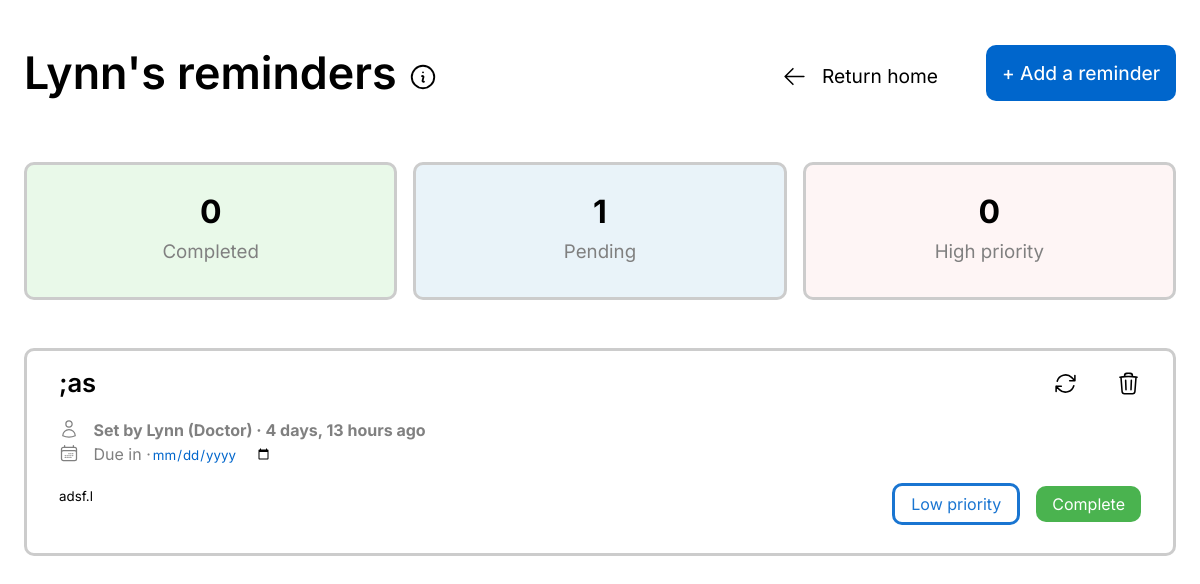
Page /reminders/ (signed in) on the committed database.
### reminders/models.py (models this page shows, shortened)
class Reminder(models.Model):
    user = models.ManyToManyField(User, related_name='reminders')
    title = models.CharField(max_length=100)
    content = models.TextField()
    date_added = models.DateTimeField(auto_now_add=True)
    due_date = models.DateTimeField(null=True, blank=True)
    is_completed = models.BooleanField(default=False)
    created_by = models.ForeignKey(User, on_delete=models.CASCADE, null=True, blank=True)

### authenticate/models.py (models this page shows, shortened)
class Account(models.Model):
    user = models.OneToOneField(User, on_delete=models.CASCADE)
    role = models.CharField(max_length=20, choices=[('Doctor', 'Doctor'), ('Patient', 'Patient')], default='Patient')
    date_of_birth = models.DateField(null=True, blank=True)
    gender = models.CharField(choices=[('Male', 'Male'), ('Female', 'Female')], default='Male')
    full_name = models.CharField(max_length=100, default='')

### reminders/views.py (the view)
# urls.py: path('', views.reminders_dash, name='reminders_dash'),
def reminders_dash(request):
    now = timezone.now()
    return render(request, 'reminders/reminders.html', {
        'reminders': Reminder.objects.filter(user=request.user, is_completed=False).order_by('-due_date'),
        'completed_reminders': Reminder.objects.filter(user=request.user, is_completed=True),
        'high_priority_reminders': Reminder.objects.filter(user=request.user, is_completed=False, due_date__lt=now),
    })

### reminders/templates/reminders/reminders.html (shortened to what this page needs)
{% extends 'base.html' %}
{% block head %}
    {% load static %}
    <link rel="stylesheet" href="{% static 'reminders/css/reminders_style.css' %}">
{% endblock %}
{% block content %}
    <div class="heading">
        <div style="align-self:center;">
            <h1> {{ request.user.username }}'s reminders
                <button id="info-button" class="info-button" style="cursor:pointer;">
                </button>
            </h1>
        </div>
        <div class="page-links">
            <a href="{% url 'workspace:dashboard' %}" class="return-home">
                <svg style="width:25px; transform:translateY(6px); margin-right:10px;" xmlns="http://www.w3.org/2000/svg" fill="none" viewBox="0 0 24 24" stroke-width="1.5" stroke="currentColor" class="size-6">
                    <path stroke-linecap="round" stroke-linejoin="round" d="M10.5 19.5 3 12m0 0 7.5-7.5M3 12h18" />
                </svg>
                Return home
            </a>
            <a href="{% url 'reminders:add_reminder' %}" class="add-reminder"> + Add a reminder </a>
        </div>
    </div>
    <div class="reminder-stats">
        <div class="completed-stats" style="background-color:#e9f9e9;">
            <h1> {{ completed_reminders|length }} </h1>
            <h3> Completed </h3>
        </div>
        <div class="completed-stats" style="background-color:#e9f3f9;">
            <h1> {{ reminders|length }} </h1>
            <h3> Pending </h3>
        </div>
        <div class="completed-stats" style="background-color:#fef5f5">
            <h1> {{ high_priority_reminders|length }} </h1>
            <h3> High priority </h3>
        </div>
    </div>
    <div class="widget-container">
        {% if reminders %}
            {% for reminder in reminders %}
                {% if reminder in high_priority_reminders %}
                    <div class="reminder-widget" style="background:#fef5f5;">
                {% else %}
                    <div class="reminder-widget">
                {% endif %}
                    <div class="widget-content">
                        <form action="{% url 'reminders:update_reminder' reminder.id %}" method="POST" id="update-form">
                            <input placeholder="Reminder title" required maxlength="70" name="title" class="reminder-title" style="margin-bottom:8px;" value="{{ reminder.title }}"></input>
                            <p style="color:grey; font-weight:200; margin-top:10px; margin-bottom:0;">
                                <span class="created-by"> <b> Set by {{ reminder.created_by.username }} ({{ reminder.created_by.account.role }}) · {{ reminder.date_added|timesince }} ago </b> </span>
                            </p>
                            <p style="color:grey; margin-top:0;">
                                {% if reminder not in high_priority_reminders %}
                                    Due in {{ reminder.due_date|timeuntil }}
                                {% else %}
                                    Due {{ reminder.due_date|timesince }} ago
                                {% endif %}
                                ·<input type="date" id="due_date" name="due_date" placeholder="Due date" class="due_date" value="{{ reminder.due_date|date:'Y-m-d' }}">
                            </p>
                            <textarea style="margin-top:8px; margin-bottom:16px;" placeholder="Reminder content" required maxlength="3000" name="content">{{ reminder.content }}</textarea>
                        </form>
                        <div class="reminder-actions">
                            <button class="update" id="update">
                            </button>
                            <a href="{% url 'reminders:delete_reminder' reminder.id %} ">
                            </a>
                        </div>
                        <div class="complete-links">
                            {% if reminder in high_priority_reminders %}
                                <span class="status" style="border:solid #ba2b32E6; background:transparent; color:#ba2b32E6"> High priority </span>
                            {% else %}
                                <span class="status" style="border:solid #0066ccE6; background:transparent; color:#0066ccE6"> Low priority </span>
                            {% endif %}
                            <a href="{% url 'reminders:complete_reminder' reminder.id %}" class="complete">
                                Complete
                            </a>
                        </div>
                    </div>
                </div>
            {% endfor %}
        {% else %}
            <div class="reminder-widget">
                <h1 style="position:absolute; font-weight:500; font-size:1.6rem; place-self:center;"> You have no reminders. </h1>
            </div>
        {% endif %}
        </div>
{% endblock %}

### reminders/static/reminders/css/reminders_style.css (style rules this page uses)
.heading { display: grid; grid-template-columns: repeat(auto-fit, minmax(min(400px, 100%), 1fr)); margin: 1rem 1rem 1rem 1rem; font-family: "Inter", sans-serif; }
.heading h1 { font-size: 2.8rem; font-weight: 600; font-family: "Inter", sans-serif; }
h3 { font-weight: 300; }
.info-button { background-color: transparent; padding: 0; border: none; }
.reminder-stats { display: grid; grid-template-columns: repeat(auto-fit, minmax(min(200px, 100%), 1fr)); padding: 1rem; gap: 1rem; box-sizing: border-box; margin-bottom: 1rem; }
.completed-stats { display: flex; line-height: 0; justify-content: center; align-items: center; flex-direction: column; font-family: "Inter", sans-serif; text-align: center; padding: 1rem; border-radius: 10px; height: 100px; background-color: white; border: solid #cccccc; }
.completed-stats h3 { font-weight: 400; color: grey; }
.page-links { align-self: center; justify-self: end; display: flex; justify-content: center; align-items: center; gap: 3rem; }
.return-home { color: black; text-decoration: none; font-size: 1.2rem; }
.add-reminder { color: white; padding: 1rem; font-weight: 450; font-size: 1.2rem; text-decoration: none; justify-self: end; align-self: center; border-radius: 10px; background-color: #0066cc; transition: all 0.2s ease-in-out; }
.widget-container { display: grid; grid-template-columns: 1fr; gap: 2rem; padding: 1rem; }
.reminder-widget { display: grid; height: 170px; grid-template-columns: 1fr; grid-column-gap: 1rem; border-radius: 10px; padding: 1rem; font-family: "Inter", sans-serif; border: solid #cccccc; }
.widget-content { display: flex; flex-direction: column; justify-content: start; align-items: center; overflow: auto; padding: 0 1rem; box-sizing: border-box; }
form { display: flex; flex-direction: column; justify-content: center; align-items: start; width: 100%; }
.reminder-title, textarea { box-sizing: border-box; border: none; background-color: transparent; font-family: "Inter", sans-serif; padding: 0; resize: none; field-sizing: content; width: 70%; }
.reminder-title { font-size: 1.6rem; font-weight: 600; width: 60%; }
.closeDialog, .complete, .status { position: relative; border-radius: 10px; padding: 0.5rem 1rem; color: white; font-size: 16px; border: none; transition: 0.1s linear; background-color: #0066cc; }
.complete { background-color: #4ab34f; text-decoration: none; margin: 0; cursor: pointer; transition: background-color 0.2s ease-in-out; }
.update { background-color: transparent; border: none; cursor: pointer; }
input[type='date'] { background-color: transparent; border: none; font-family: "Inter", sans-serif; color: #0066cc; }
.complete-links { position: absolute; align-self: end; margin-top: 116px; display: flex; justify-content: center; align-items: center; flex-direction: row; gap: 1rem; }
.reminder-actions { display:flex; position:absolute; align-self:end; justify-self:start; gap:2rem; justify-content:center; align-items:center; }

### rows in the picture
Reminder: title ";as", created_by.username "Lynn", created_by.account.role "Doctor", date_added "4 days, 13 hours", content "adsf.l"

### other values in the picture
{{ request.user.username }} "Lynn"
{{ completed_reminders|length }} "0"
{{ reminders|length }} "1"
{{ high_priority_reminders|length }} "0"
